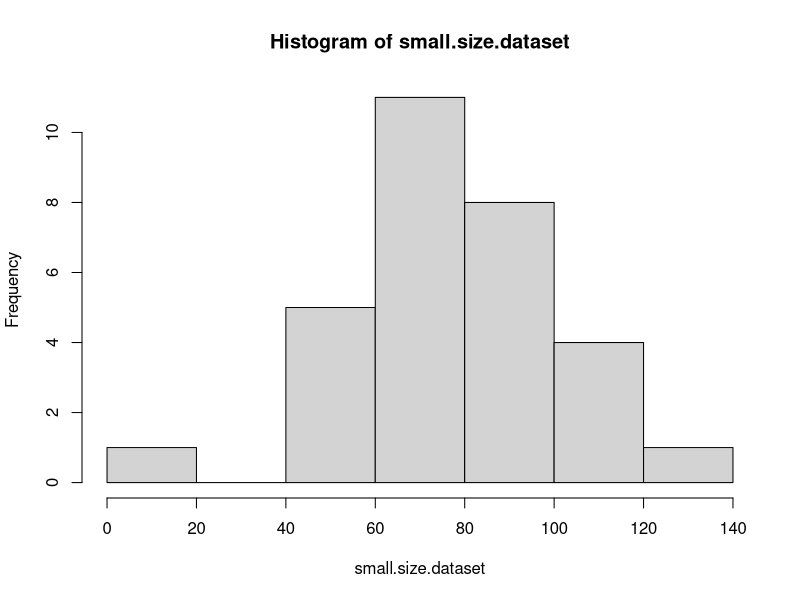
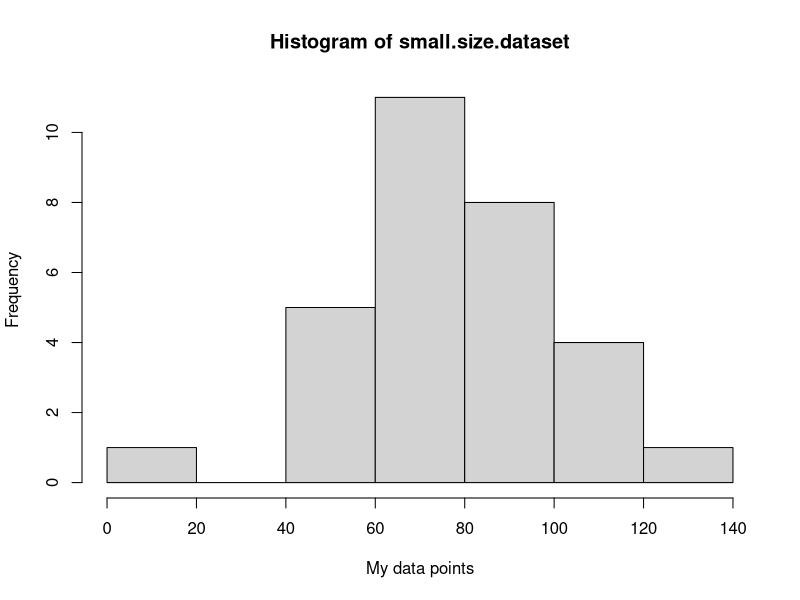
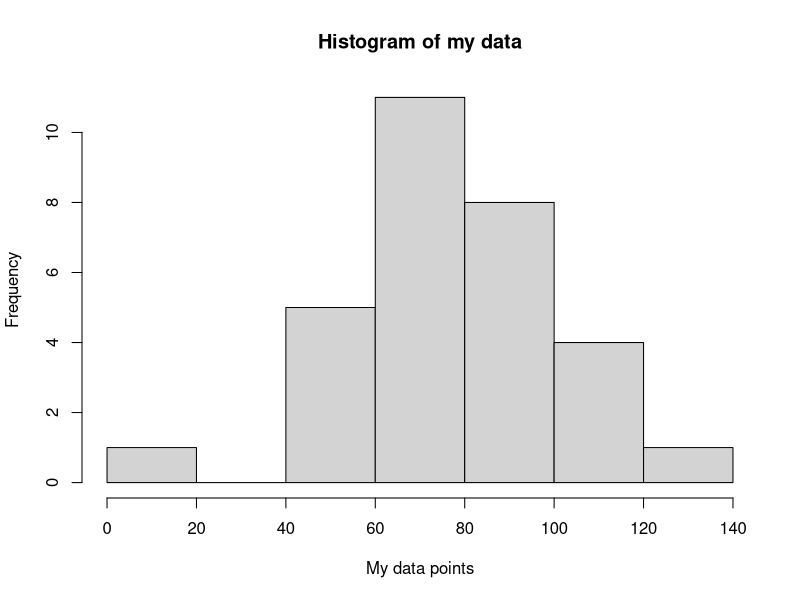
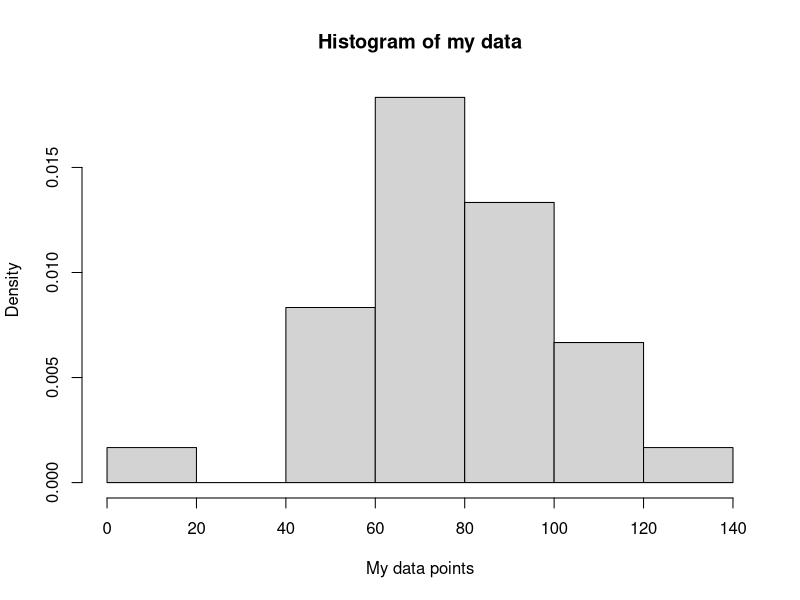
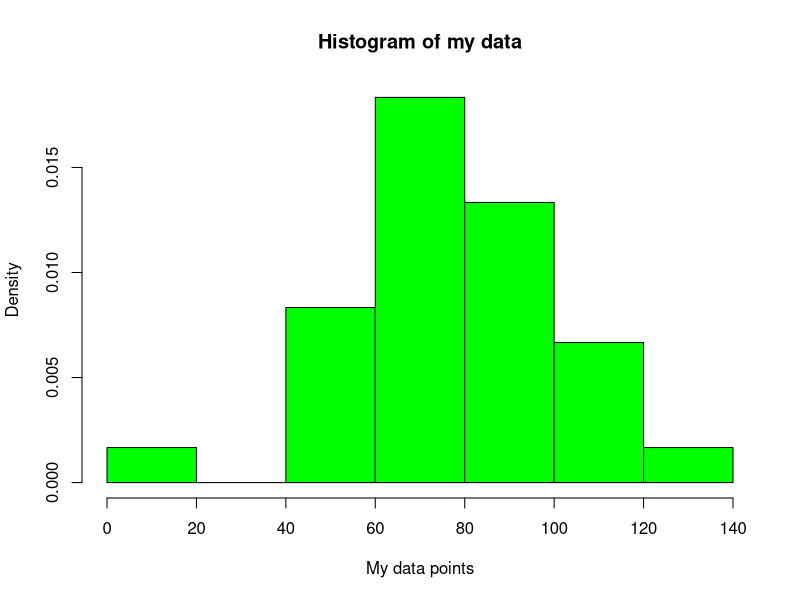
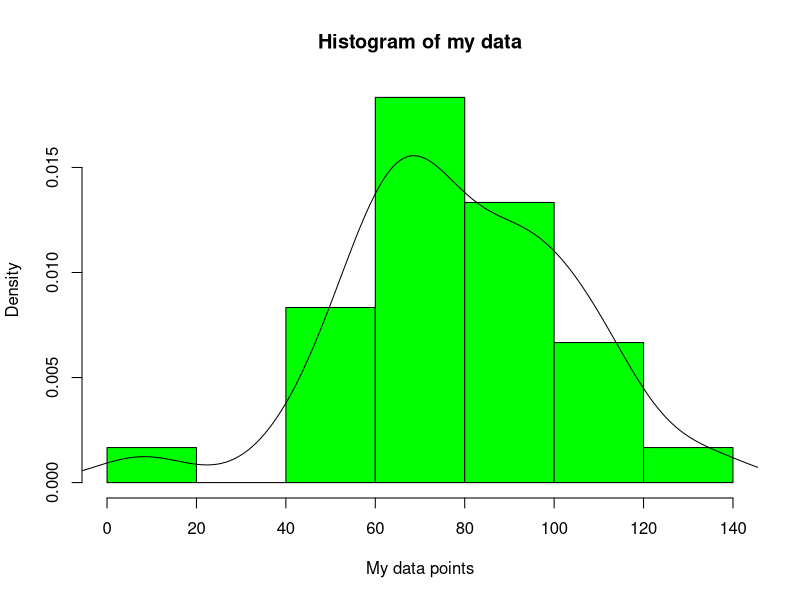
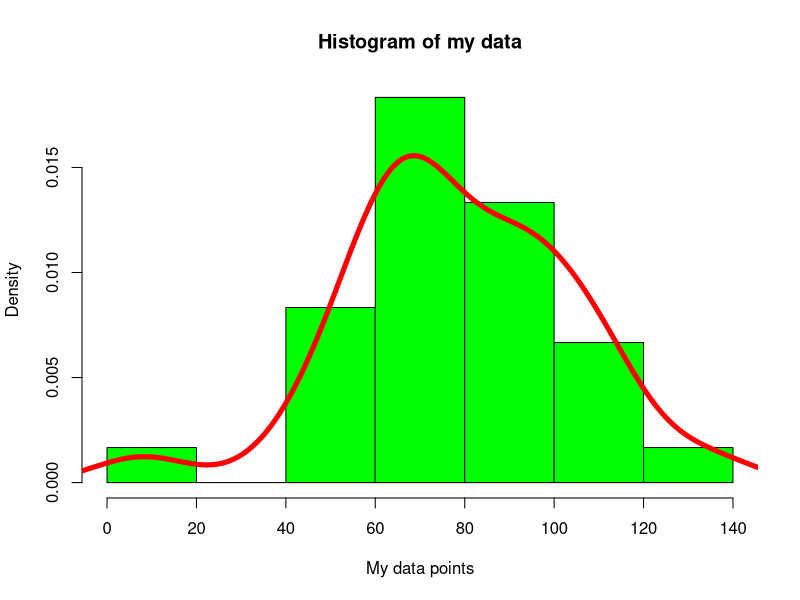
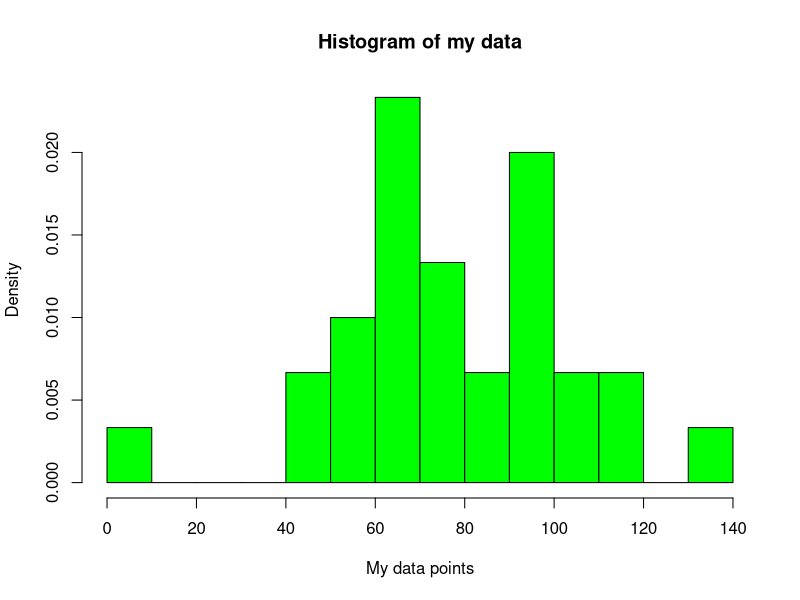

Here is the R script that generated these plots, in order:

# Creamos un dataset

small.size.dataset=c(91,49,76,112,97,42,70, 100, 8, 112, 95, 90, 78, 62, 56, 94, 65, 58, 109, 70, 109, 91, 71, 76, 68, 62, 134, 57, 83, 66)

hist(small.size.dataset)

# Etiquetas
hist(small.size.dataset, xlab='My data points')

# Título
hist(small.size.dataset, xlab='My data points', main='Histogram of my data')

# Porcentaje (freq = FALSE)
hist(small.size.dataset, xlab='My data points', main='Histogram of my data', freq=F)

# Color
hist(small.size.dataset, xlab='My data points', main='Histogram of my data', freq=F, col='green')

# kde
hist(small.size.dataset, xlab='My data points', main='Histogram of my data', freq=F, col='green')
lines(density(small.size.dataset))

# Line width
hist(small.size.dataset, xlab='My data points', main='Histogram of my data', freq=F, col='green')
lines(density(small.size.dataset), col='red', lwd=5)

# Breakpoints
hist(small.size.dataset, 
     xlab='My data points', 
     main='Histogram of my data', 
     freq=F, 
     col='green', 
     breaks=10)

hist(small.size.dataset, xlab='My data points', main='Histogram of my data', freq=F, col='green', breaks=10)
lines(density(small.size.dataset), col='red', lwd=5)
